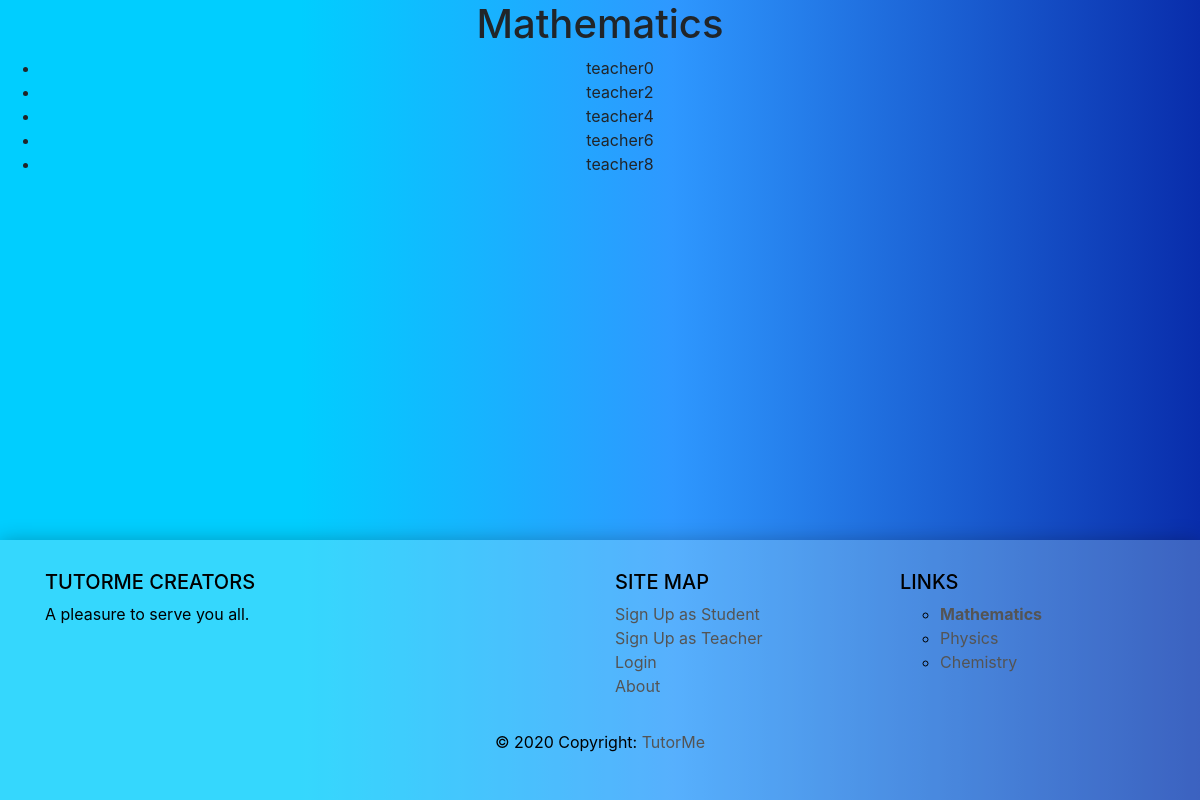
The page /tutorme/category/Mathematics/ on the database its author committed.
### tutorme/models.py (models this page shows, shortened)
class Category(models.Model):
    NAME_MAX_LENGTH = 128
    name = models.CharField(max_length=NAME_MAX_LENGTH, unique=True)
    class Meta:
        verbose_name_plural = 'Categories'

class CommonInfo(models.Model):
    first_name = models.CharField(max_length=30, blank=False, default='')
    last_name = models.CharField(max_length=30, blank=False, default='')
    picture = models.ImageField(upload_to='profile_images/', null=True, blank=True)
    location = models.CharField(_('location'), max_length=30, blank=False)
    description = models.CharField(_('description'), max_length=100, blank=False)
    class Meta:
        abstract = True

class Teacher(CommonInfo):
    user = models.OneToOneField(User, on_delete=models.CASCADE, primary_key=True)
    categories = models.ManyToManyField(Category)
    class Meta(CommonInfo.Meta):
        db_table = 'teachers'
        verbose_name = _('teacher')
        verbose_name_plural = _('teachers')

### tutorme/views.py (the view)
def show_category(request, category_name):
    context_dict = dict()
    try:
        category = Category.objects.get(name=category_name)
        teacher_list = category.teacher_set.all()
        context_dict['category'] = category
        context_dict['teachers'] = teacher_list
    except Category.DoesNotExist:
        context_dict['category'] = None
    return render(request, 'tutorme/category.html', context=context_dict)

### tutorme/templatetags/tutorme_templates_tags.py (called while the page is built)
@register.inclusion_tag('tutorme/categories.html')
def get_category_list(current_category=None):
    return {'categories': Category.objects.all(), 'current_category': current_category}

### templates/tutorme/category.html (shortened to what this page needs)
{%extends 'tutorme/base.html'%}
{% load staticfiles %}
{% block body_block %}
    {% if category %}
        <h1>{{ category.name }}</h1>
        {% if teachers %}
            <ul>
                {% for teacher in teachers %}
                    <li>{{ teacher.first_name }}</li>
                {% endfor %}
            </ul>
        {% else %}
            <strong>No pages currently in category.</strong>
        {% endif %}
    {% else %}
        The specified category does not exist.
    {% endif %}
{% endblock %}

### templates/tutorme/categories.html
<ul>
{% if categories %}
    {% for c in categories %}
        {% if c == current_category %}
            <li>
            <strong>
                <a href="{% url 'tutorme:show_category' c.name %}">{{ c.name }}</a>
            </strong>
            </li>
        {% else %}
        <li>
            <a href="{% url 'tutorme:show_category' c.name %}">{{ c.name }}</a>
        </li>
        {% endif %}
    {% endfor %}
{% else %}
    <li><strong>There are no categories present.</strong></li>
{% endif %}
</ul>

### static/css/base.css (style rules this page uses)
body { background: rgb(0,206,255); background: linear-gradient(90deg, rgba(0,206,255,1) 25%, rgba(46,152,255,1) 56%, rgba(9,45,171,1) 100%); }
.href-color a { color: #545454; }

### rows shown on the page
Category: name "Mathematics"
Teacher: first_name "teacher0"
Teacher: first_name "teacher2"
Teacher: first_name "teacher4"
Teacher: first_name "teacher6"
Teacher: first_name "teacher8"
Category: name "Physics"
Category: name "Chemistry"
